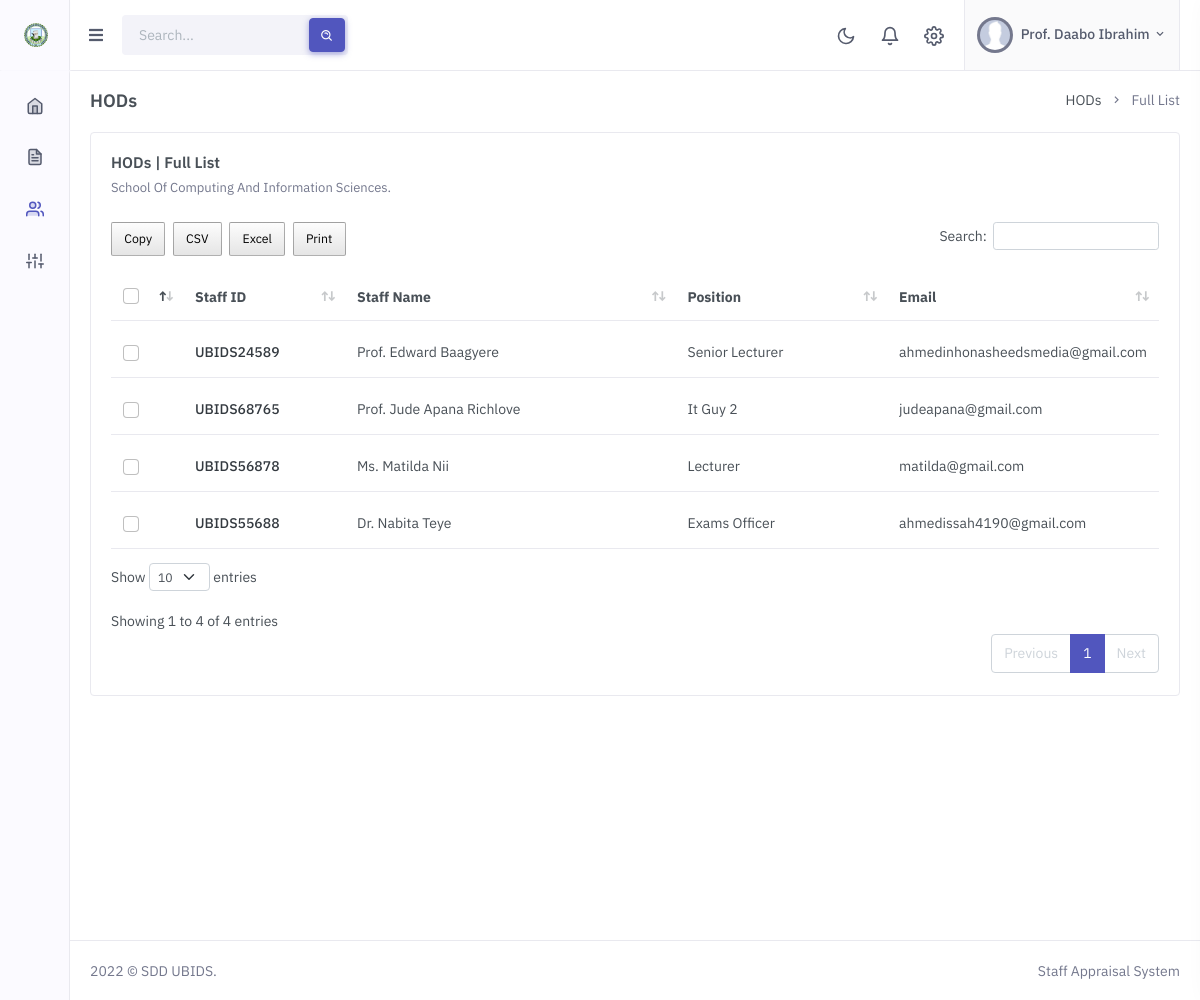
Screenshot of /staff/all-staff.php (signed in) with the database file from the repository.
### tables this page shows
CREATE TABLE `schools_faculties` (
  `school_faculty_id` int(11) NOT NULL,
  `school_faculty_name` varchar(255) NOT NULL,
  `acronym` varchar(50) NOT NULL
);

CREATE TABLE `staff` (
  `staff_id` int(11) NOT NULL,
  `staff_id_no` varchar(50) NOT NULL,
  `title` varchar(10) NOT NULL,
  `staff_name` varchar(50) NOT NULL,
  `sch_fac_dept_id` int(11) NOT NULL,
  `role` varchar(50) NOT NULL,
  `position` varchar(60) NOT NULL,
  `email` varchar(255) NOT NULL
);

### dbh/db_functions.php (called while the page is built, shortened)
<?php
function select_all_where_desc_id($table_name, $where_field, $where_keyword, $primary_key) {
    global $pdo;
    $sql = "SELECT * FROM $table_name WHERE $where_field = ? ORDER BY $primary_key desc";
    $stmt = $pdo->prepare($sql);
    $stmt->execute([$where_keyword]);
    $result = $stmt->fetchAll();
    return $result;
}
function department_school_faculty_id($department_id) {
    global $pdo;
    $sql = "SELECT * FROM departments WHERE department_id=?";
    $stmt = $pdo->prepare($sql);
    $stmt->execute([$department_id]);
    $result = $stmt->fetchAll();
    return $result[0]['school_faculty_id'];
}
function school_faculty_name($school_faculty_id) {
    global $pdo;
    $sql = "SELECT * FROM schools_faculties WHERE school_faculty_id=?";
    $stmt = $pdo->prepare($sql);
    $stmt->execute([$school_faculty_id]);
    $result = $stmt->fetchAll();
    return $result[0]['school_faculty_name'];
}

### staff/all-staff.php (the view, shortened to what this page needs)
<!doctype html>
<html lang="en">
    <head>
        <link href="../assets/libs/flatpickr/flatpickr.min.css" rel="stylesheet" type="text/css">
        <link href="../assets/libs/datatables.net-bs4/css/dataTables.bootstrap4.min.css" rel="stylesheet" type="text/css" />
        <link href="../assets/libs/datatables.net-responsive-bs4/css/responsive.bootstrap4.min.css" rel="stylesheet" type="text/css" />
        <link rel="stylesheet" href="../assets/css/buttons.dataTables.min.css">
        <link rel="stylesheet" href="../assets/css/preloader.min.css" type="text/css" />
        <link href="../assets/css/bootstrap.min.css" id="bootstrap-style" rel="stylesheet" type="text/css" />
        <link href="../assets/css/icons.min.css" rel="stylesheet" type="text/css" />
        <link href="../assets/css/app.min.css" id="app-style" rel="stylesheet" type="text/css" />
    </head>
    <body>
        <?php
            include "includes/header.inc.php";
            if($_SESSION['appraisal_role'] == "Dean") {
                $sch_fac_dept_name = school_faculty_name($_SESSION['appraisal_sch_fac_dept_id']);
            }
            else {
                $sch_fac_dept_name = department_name($_SESSION['appraisal_sch_fac_dept_id']);
            }
        ?>
                <div class="page-content">
                    <div class="container-fluid">
                        <div class="row">
                            <div class="col-12">
                                <div class="page-title-box d-sm-flex align-items-center justify-content-between">
                                    <h4 class="mb-sm-0 font-size-18"><?php echo $_SESSION['appraisal_staff_to_appraise']; ?>s</h4>
                                    <div class="page-title-right">
                                        <ol class="breadcrumb m-0">
                                            <li class="breadcrumb-item"><a href="javascript: void(0);"><?php echo $_SESSION['appraisal_staff_to_appraise']; ?>s</a></li>
                                            <li class="breadcrumb-item active">Full List</li>
                                        </ol>
                                    </div>
                                </div>
                            </div>
                        </div>
                        <div class="row">
                            <div class="col-lg-12">
                                <div class="card">
                                    <div class="card-body">
                                        <div class="row">
                                            <div class="col-sm">
                                                <div class="mb-4">
                                                    <h4 class="card-title"><?php echo $_SESSION['appraisal_staff_to_appraise']; ?>s | Full List</h4>
                                                    <p class="card-title-desc"><?php echo $sch_fac_dept_name; ?>.</p>
                                                </div>
                                            </div>
                                        </div>
                                        <div class="table-responsive">
                                            <table class="table align-middle datatable dt-responsive table-check nowrap" style="border-collapse: collapse; border-spacing: 0 8px; width: 100%;">
                                                <thead>
                                                    <tr class="bg-transparent">
                                                        <th style="width: 30px;">
                                                            <div class="form-check font-size-16">
                                                                <input type="checkbox" name="check" class="form-check-input" id="checkAll">
                                                            </div>
                                                        </th>
                                                        <th style="width: 120px;">Staff ID</th>
                                                        <th>Staff Name</th>
                                                        <th>Position</th>
                                                        <th style="width: 150px;">Email</th>
                                                    </tr>
                                                </thead>
                                                <tbody>
                                                    <?php
                                                        $search_role = $_SESSION['appraisal_staff_to_appraise'];
                                                        $all_staff = select_all_where_desc_id("staff", "role", "$search_role", "staff_id");
                                                        if(count($all_staff) > 0) {
                                                            foreach ($all_staff as $staff) {
                                                                $staff_id_no = $staff['staff_id_no'];
                                                                $title = $staff['title'];
                                                                $staff_name = $staff['staff_name'];
                                                                $sch_fac_dept_id = $staff['sch_fac_dept_id'];
                                                                $position = $staff['position'];
                                                                $email = $staff['email'];
                                                                if($_SESSION['appraisal_role'] == "Dean") {
                                                                    $staff_school_id = department_school_faculty_id($sch_fac_dept_id);
                                                                    if($staff_school_id == $_SESSION['appraisal_sch_fac_dept_id']) {
                                                                        ?>
                                                                        <tr>
                                                                            <td>
                                                                                <div class="form-check font-size-16">
                                                                                    <input type="checkbox" class="form-check-input">
                                                                                </div>
                                                                            </td>
                                                                            <td><span class="text-dark fw-medium"><?php echo $staff_id_no; ?></span> </td>
                                                                            <td><?php echo $title . " " . $staff_name; ?></td>
                                                                            <td><?php echo $position; ?></td>
                                                                            <td><?php echo $email; ?></td>
                                                                        </tr>
                                                                        <?php
                                                                    }
                                                                }
                                                            }
                                                        }
                                                    ?>
                                                </tbody>
                                            </table>
                                        </div>
                                    </div>
                                </div>
                            </div>
                        </div>
                    </div>
                </div>
        <?php include "includes/footer.inc.php"; ?>
    </body>
</html>

### rows the page displays
schools_faculties: school_faculty_name "School Of Computing And Information Sciences"
staff: staff_id_no "UBIDS24589", title "Prof.", staff_name "Edward Baagyere", position "Senior Lecturer", email "ahmedinhonasheedsmedia@gmail.com"
staff: staff_id_no "UBIDS68765", title "Prof.", staff_name "Jude Apana Richlove", position "It Guy 2", email "judeapana@gmail.com"
staff: staff_id_no "UBIDS56878", title "Ms.", staff_name "Matilda Nii", position "Lecturer", email "matilda@gmail.com"
staff: staff_id_no "UBIDS55688", title "Dr.", staff_name "Nabita Teye", position "Exams Officer", email "ahmedissah4190@gmail.com"

### other values shown
$_SESSION['appraisal_title'] "Prof."
$_SESSION['appraisal_staff_name'] "Daabo Ibrahim"
$_SESSION['appraisal_staff_to_appraise'] "HOD"
